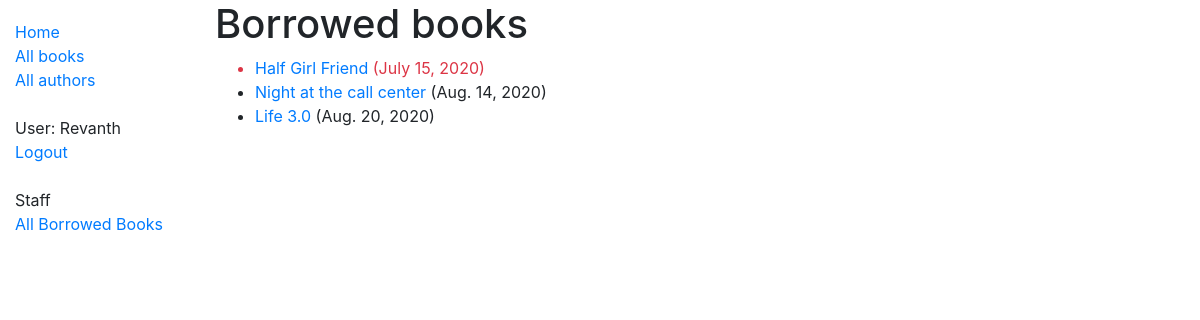
The app's page /catalog/mybooks/ (signed in) with its own data.
### catalog/models.py (models this page shows, shortened)
class BookInstance(models.Model):
    id = models.UUIDField(primary_key=True, default=uuid.uuid4,
                          help_text="Unique ID for this particular book across whole library")
    book = models.ForeignKey('Book', on_delete=models.SET_NULL, null=True)
    imprint = models.CharField(max_length=200)
    due_back = models.DateField(null=True, blank=True)
    borrower = models.ForeignKey(User, on_delete=models.SET_NULL, null=True, blank=True)
    LOAN_STATUS = (
        ('d', 'Maintenance'),
        ('o', 'On loan'),
        ('a', 'Available'),
        ('r', 'Reserved'),
    )
    status = models.CharField(
        max_length = 1,
        choices = LOAN_STATUS,
        blank = True,
        default = 'd',
        help_text = 'Book availability')
    class Meta:
        ordering = ['due_back']
        permissions = (("can_mark_returned", "Set book as returned"),)
    @property
    def is_overdue(self):
        if self.due_back and date.today() > self.due_back:
            return True
        return False

class Book(models.Model):
    title = models.CharField(max_length=200)
    author = models.ForeignKey('Author', on_delete=models.SET_NULL, null=True)
    summary = models.TextField(max_length=1000, help_text="Enter a brief description of the book")
    isbn = models.CharField('ISBN', max_length=13,
                            help_text='13 Character <a href="https://www.isbn-international.org/content/what-isbn'
                                      '">ISBN number</a>')
    genre = models.ManyToManyField(Genre, help_text="Select a genre for this book")
    language = models.ForeignKey('Language', on_delete=models.SET_NULL, null=True)
    def display_genre(self):
        """Creates a string for the Genre. This is required to display genre in Admin."""
        return ', '.join([genre.name for genre in self.genre.all()[:3]])
    display_genre.short_description = 'Genre'

### catalog/views.py (the view)
# urls.py: path('mybooks/', views.LoanedBooksByUserListView.as_view(), name='my-borrowed'),
class LoanedBooksByUserListView(LoginRequiredMixin,generic.ListView):
    model = BookInstance
    template_name ='catalog/bookinstance_list_borrowed_user.html'
    paginate_by = 10
    def get_queryset(self):
        return BookInstance.objects.filter(borrower=self.request.user).filter(status__exact='o').order_by('due_back')

### catalog/templates/catalog/bookinstance_list_borrowed_user.html
{% extends "base_generic.html" %}
{% block content %}
    <h1>Borrowed books</h1>
    {% if bookinstance_list %}
    <ul>
      {% for bookinst in object_list %}
      <li class="{% if bookinst.is_overdue %}text-danger{% endif %}">
        <a href="{% url 'book-detail' bookinst.book.pk %}">{{bookinst.book.title}}</a> ({{ bookinst.due_back }})
      </li>
      {% endfor %}
    </ul>
    {% else %}
      <p>There are no books borrowed.</p>
    {% endif %}
{% endblock %}

### catalog/templates/base_generic.html (shortened to what this page needs)
<!DOCTYPE html>
<html lang="en">
<head>
    <link rel="stylesheet" href="https://stackpath.bootstrapcdn.com/bootstrap/4.1.3/css/bootstrap.min.css">
    {% load static %}
    <link rel="stylesheet" href = "{% static 'style.css' %}">
</head>
<body>
    <div class="container-fluid">
        <div class="row">
          <div class="col-sm-2">
          {% block sidebar %}
            <ul class="sidebar-nav">
              <li><a href="{% url 'index' %}">Home</a></li>
              <li><a href="{% url 'books' %}">All books</a></li>
              <li><a href="{% url 'author' %}">All authors</a></li>
              <br/>
              {% if user.is_authenticated %}
                <li>User: {{ user.get_username }}</li>
                <li><a href="{% url 'logout'%}?next={{request.path}}">Logout</a></li>
              {% else %}
                <li><a href="{% url 'login'%}?next={{request.path}}">Login</a></li>
              {% endif %}
              <br/>
              {% if perms.catalog.can_mark_returned %}
                <li>Staff</li>
                <li><a href="{% url 'all-books' %}">All Borrowed Books</a></li>
              {% endif %}
            </ul>
         {% endblock %}
          </div>
          <div class="col-sm-10 ">{% block content %}{% endblock %}</div>
        </div>
      </div>
</body>
</html>

### catalog/static/style.css (style rules this page uses)
.sidebar-nav { margin-top:20px; padding:0px; list-style:none; }

### records on screen
BookInstance: book "Half Girl Friend", due_back "July 15, 2020"
BookInstance: book "Night at the call center", due_back "Aug. 14, 2020"
BookInstance: book "Life 3.0", due_back "Aug. 20, 2020"

### other values on screen
{{ user.get_username }} "Revanth"
